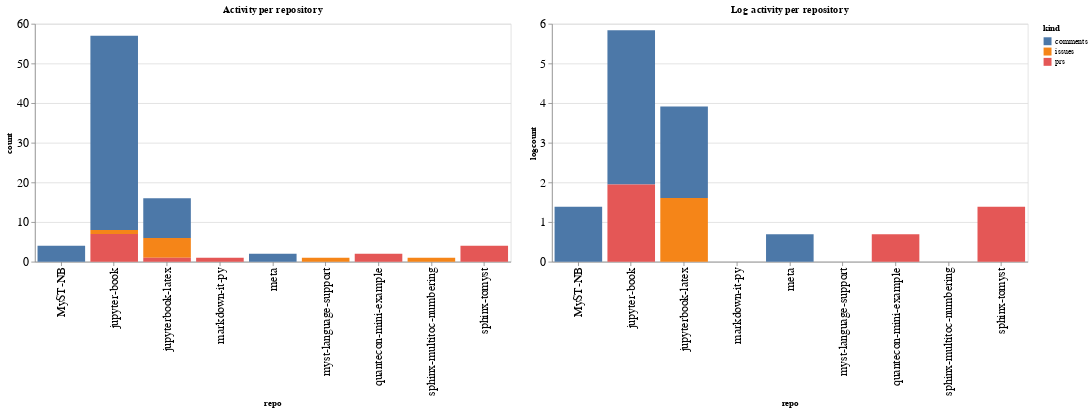

Notebook code for this chart:
### Code cell
ch1 = alt.Chart(repo_summaries, width=600, title="Activity per repository").mark_bar().encode(
    x='repo',
    y='count',
    color='kind',
    tooltip="kind"
)

ch2 = alt.Chart(repo_summaries, width=600, title="Log activity per repository").mark_bar().encode(
    x='repo',
    y='logcount',
    color='kind',
    tooltip="kind"
)

ch1 | ch2

### Figure 1 — Vega-Lite specification as saved in the notebook (floating-point values rounded to 4 significant figures)
{"config": {"axisLeft": {"labelFontSize": 15}, "axisBottom": {"labelFontSize": 15}}, "hconcat": [{"mark": "bar", "encoding": {"color": {"type": "nominal", "field": "kind"}, "tooltip": {"type": "nominal", "field": "kind"}, "x": {"type": "nominal", "field": "repo"}, "y": {"type": "quantitative", "field": "count"}}, "title": "Activity per repository", "width": 600}, {"mark": "bar", "encoding": {"color": {"type": "nominal", "field": "kind"}, "tooltip": {"type": "nominal", "field": "kind"}, "x": {"type": "nominal", "field": "repo"}, "y": {"type": "quantitative", "field": "logcount"}}, "title": "Log activity per repository", "width": 600}], "data": {"name": "data-d9665775414de49c6a4b95c3308aaa2e"}, "$schema": "https://vega.github.io/schema/vega-lite/v4.8.1.json", "datasets": {"data-d9665775414de49c6a4b95c3308aaa2e": [{"repo": "MyST-NB", "kind": "comments", "count": 4, "logcount": 1.386}, {"repo": "jupyter-book", "kind": "comments", "count": 49, "logcount": 3.892}, {"repo": "jupyter-book", "kind": "issues", "count": 1, "logcount": 0.0}, {"repo": "jupyter-book", "kind": "prs", "count": 7, "logcount": 1.946}, {"repo": "jupyterbook-latex", "kind": "comments", "count": 10, "logcount": 2.303}, {"repo": "jupyterbook-latex", "kind": "issues", "count": 5, "logcount": 1.609}, {"repo": "jupyterbook-latex", "kind": "prs", "count": 1, "logcount": 0.0}, {"repo": "markdown-it-py", "kind": "prs", "count": 1, "logcount": 0.0}, {"repo": "meta", "kind": "comments", "count": 2, "logcount": 0.6931}, {"repo": "myst-language-support", "kind": "issues", "count": 1, "logcount": 0.0}, {"repo": "quantecon-mini-example", "kind": "prs", "count": 2, "logcount": 0.6931}, {"repo": "sphinx-multitoc-numbering", "kind": "issues", "count": 1, "logcount": 0.0}, {"repo": "sphinx-tomyst", "kind": "prs", "count": 4, "logcount": 1.386}]}}
